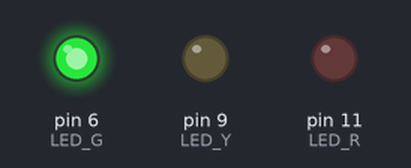
Recording of a sketch running on a simulated Arduino Uno, built with avr-gcc and run on an emulated ATmega328P. Shown: output pins drawn as LEDs (lit = HIGH).

Above: at 1.0 s.
At 2.2 s:
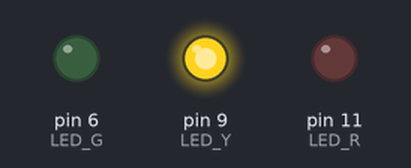
At 3.5 s:
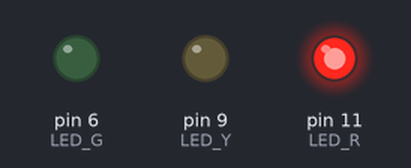
Timing chart, 0 to 5.9 s (numbered marks = the images above):
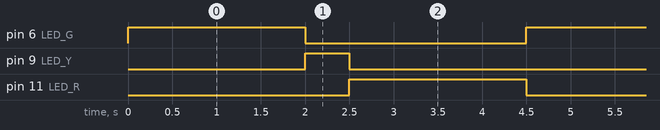

The sketch:

01.ino
```cpp
//LED Pin define
int LED_G = 6;
int LED_Y = 9;
int LED_R = 11;

void setup() {
  // set output mode for three LEDs
  pinMode(LED_G, OUTPUT);
  pinMode(LED_Y, OUTPUT);
  pinMode(LED_R, OUTPUT);
}

void loop() {
  digitalWrite(LED_G, 1);//Green LED on
  digitalWrite(LED_Y, 0);//Yellow LED off
  digitalWrite(LED_R, 0);//Red LED off
  delay(2000);// delay 2 second

  digitalWrite(LED_Y, 1);//Yellow LED on
  digitalWrite(LED_R, 0);//Red LED off
  digitalWrite(LED_G, 0);//Green LED off
  delay(500);// delay 0.5 second

  digitalWrite(LED_R, 1);//Red LED on
  digitalWrite(LED_Y, 0);//Yellow LED off
  digitalWrite(LED_G, 0);//Green LED off
  delay(2000);// delay 2 second
}
```

Measured:
- by itself, pin 6 (LED_G), pin 11 (LED_R): alternates HIGH for 2.0 s and LOW for 2.5 s
- by itself, pin 9 (LED_Y): alternates HIGH for 0.50 s and LOW for 4.0 s
- by itself, everything shown: repeats every 4.5 s, in 3 steps
